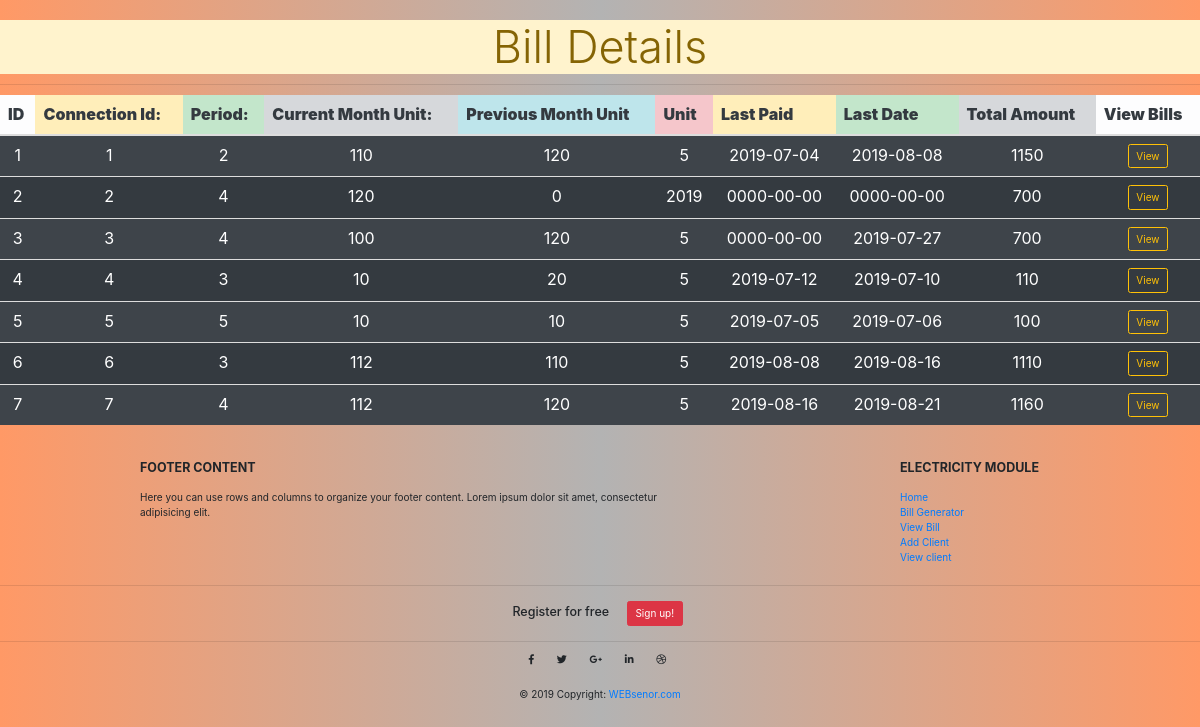
Screenshot of /viewbill.php (signed in) with the database file from the repository.
### tables this page shows
CREATE TABLE `billing` (
  `id` int(35) NOT NULL,
  `user` varchar(35) NOT NULL,
  `period` int(35) NOT NULL,
  `last_date` date NOT NULL,
  `cu` int(200) NOT NULL,
  `pu` int(100) NOT NULL,
  `unit` int(5) NOT NULL DEFAULT '5',
  `ldate` date NOT NULL,
  `total` int(255) NOT NULL
);

### viewbill.php (the view, shortened to what this page needs)
<?php
include 'db.php';
?>
<html>
<head>
<link href="//maxcdn.bootstrapcdn.com/bootstrap/3.3.0/css/bootstrap.min.css" rel="stylesheet" id="bootstrap-css">
<link rel="stylesheet" type="text/css" href="client.css">
</head>
<body>
<h2 class=" display-3 alert-warning" align="center">Bill Details</h2><hr>
       <form action="" method="post" >
<table class="table table-dark table-striped" >
   <thead>
       <tr>
            <th class="table-light text-dark"><strong>ID</strong></th>
            <th class="table-warning text-dark"><strong >Connection Id:</strong></th>
            <th class="table-success text-dark"><strong >Period:</strong></th>
            <th class="table-secondary text-dark"><strong>Current Month Unit:</strong></th>
            <th class="table-info text-dark"><strong>Previous Month Unit</strong></th>
            <th class="table-danger text-dark"><strong>Unit</strong></th>
            <th class="table-warning text-dark"><strong>Last Paid</strong></th>
            <th class="table-success text-dark"><strong>Last Date</strong></th>
            <th class="table-secondary text-dark"><strong>Total Amount</strong></th>
            <th class="table-light text-dark"><strong>View Bills</strong></th>
       </tr>
     </thead>
<tbody>
<?php
$id=1;
$sel_query="SELECT * from billing ORDER BY id asc;";
$result = mysqli_query($conn,$sel_query);
while($row = mysqli_fetch_assoc($result)) {?>
<tr>
        <td align="center"><?php echo $id; ?></td>
        <td align="center"><?php echo $row["user"]; ?></td>
        <td align="center"><?php echo $row["period"]; ?></td>
        <td align="center"><?php echo $row["cu"]; ?></td>
        <td align="center"><?php echo $row["pu"]; ?></td>
        <td align="center"><?php echo $row["unit"]; ?></td>
        <td align="center"><?php echo $row["last_date"]; ?></td>
        <td align="center"><?php echo $row["ldate"]; ?></td>
        <td align="center"><?php echo $row["total"]; ?></td>
        <td align="center"><a href="bill.php?id=<?php echo $row["id"]; ?>" class="btn bnt-md btn-outline-warning" name="view">View</a></td>
</tr>
<?php $id++; } ?>
</tbody>
</table>
</form>
<?php
   include('footer.php');
 ?>

### footer.php (shortened to what this page needs)
<html>
<head>
  <link rel="stylesheet" href="https://maxcdn.bootstrapcdn.com/bootstrap/4.3.1/css/bootstrap.min.css">
  <link rel="stylesheet" href="https://use.fontawesome.com/releases/v5.6.3/css/all.css">
</head>
<body>
<footer class="page-footer font-small stylish-color-dark pt-4">
  <div class="container text-center text-md-left">
    <div class="row">
      <div class="col-md-6 mx-auto">
        <h5 class="font-weight-bold text-uppercase mt-3 mb-4">Footer Content</h5>
        <p>Here you can use rows and columns to organize your footer content. Lorem ipsum dolor sit amet,
          consectetur
          adipisicing elit.</p>
      </div>
      <div class="col-md-2 mx-auto">
        <h5 class="font-weight-bold text-uppercase mt-3 mb-4">Electricity Module</h5>
        <ul class="list-unstyled">
        <li>
            <a href="index.php">Home</a>
          </li>
          <li>
            <a href="billing.php">Bill Generator</a>
          </li>
          <li>
            <a href="viewbill.php">View Bill</a>
          </li>
          <li>
            <a href="addclient.php">Add Client</a>
          </li>
          <li>
            <a href="view.php">View client</a>
          </li>
        </ul>
      </div>
    </div>
  </div>
  <hr>
  <ul class="list-unstyled list-inline text-center py-2">
    <li class="list-inline-item">
      <h5 class="mb-1">Register for free</h5>
    </li>
    <li class="list-inline-item">
      <a href="addclient.php" class="btn btn-danger btn-rounded">Sign up!</a>
    </li>
  </ul>
  <hr>
  <ul class="list-unstyled list-inline text-center">
    <li class="list-inline-item">
      <a class="btn-floating btn-fb mx-1">
        <i class="fab fa-facebook-f"> </i>
      </a>
    </li>
    <li class="list-inline-item">
      <a class="btn-floating btn-tw mx-1">
        <i class="fab fa-twitter"> </i>
      </a>
    </li>
    <li class="list-inline-item">
      <a class="btn-floating btn-gplus mx-1">
        <i class="fab fa-google-plus-g"> </i>
      </a>
    </li>
    <li class="list-inline-item">
      <a class="btn-floating btn-li mx-1">
        <i class="fab fa-linkedin-in"> </i>
      </a>
    </li>
    <li class="list-inline-item">
      <a class="btn-floating btn-dribbble mx-1">
        <i class="fab fa-dribbble"> </i>
      </a>
    </li>
  </ul>
  <div class="footer-copyright text-center py-3">© 2019 Copyright:
    <a href="#websenor"> WEBsenor.com</a>
  </div>
</footer>
</body>
</html>

### client.css (style rules this page uses)
body { padding-top: 20px; padding-bottom: 20px; background:-webkit-linear-gradient(left,#ff9966,#b3b3b3,#ff9966); }
@media (min-width: 768px) { .container { max-width: 730px; } }

### footer.php (style rules this page uses)
body { background:-webkit-linear-gradient(left,#ff9966,#b3b3b3,#ff9966); }

### rows the page displays
billing: user "1", period "2", cu "110", pu "120", unit "5", last_date "2019-07-04", ldate "2019-08-08", total "1150"
billing: user "2", period "4", cu "120", pu "0", unit "2019", last_date "0000-00-00", ldate "0000-00-00", total "700"
billing: user "3", period "4", cu "100", pu "120", unit "5", last_date "0000-00-00", ldate "2019-07-27", total "700"
billing: user "4", period "3", cu "10", pu "20", unit "5", last_date "2019-07-12", ldate "2019-07-10", total "110"
billing: user "5", period "5", cu "10", pu "10", unit "5", last_date "2019-07-05", ldate "2019-07-06", total "100"
billing: user "6", period "3", cu "112", pu "110", unit "5", last_date "2019-08-08", ldate "2019-08-16", total "1110"
billing: user "7", period "4", cu "112", pu "120", unit "5", last_date "2019-08-16", ldate "2019-08-21", total "1160"
